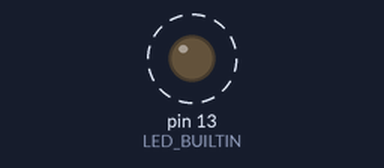
Bench run of a sketch on a simulated Arduino Nano, built with avr-gcc and run on an emulated ATmega328P. Shown: output pins drawn as LEDs (lit = HIGH). Dashed ring = blinking. What the sketch prints to the serial monitor is not drawn.

Above: at 0.2 s.
Timing chart, 0 to 3.0 s (numbered marks = the images above):
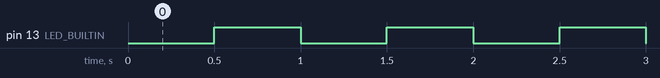

The sketch:

01_NanoHeartbeat.ino
```cpp
#include <Arduino.h>

// First test: only the Nano and USB. Disconnect the motor supply.
uint32_t previousBlink = 0;
bool ledOn = false;

void setup() {
    pinMode(LED_BUILTIN, OUTPUT);
    Serial.begin(115200);
    Serial.println(F("Nano heartbeat: built-in LED changes every 500 ms."));
}

void loop() {
    uint32_t now = millis();
    if (now - previousBlink < 500UL) return;
    previousBlink = now;
    ledOn = !ledOn;
    digitalWrite(LED_BUILTIN, ledOn ? HIGH : LOW);
    Serial.println(ledOn ? F("LED on") : F("LED off"));
    // No delay(): other work could run between these updates.
}
```

Measured:
- by itself, pin 13 (LED_BUILTIN): alternates HIGH for 0.50 s and LOW for 0.50 s
